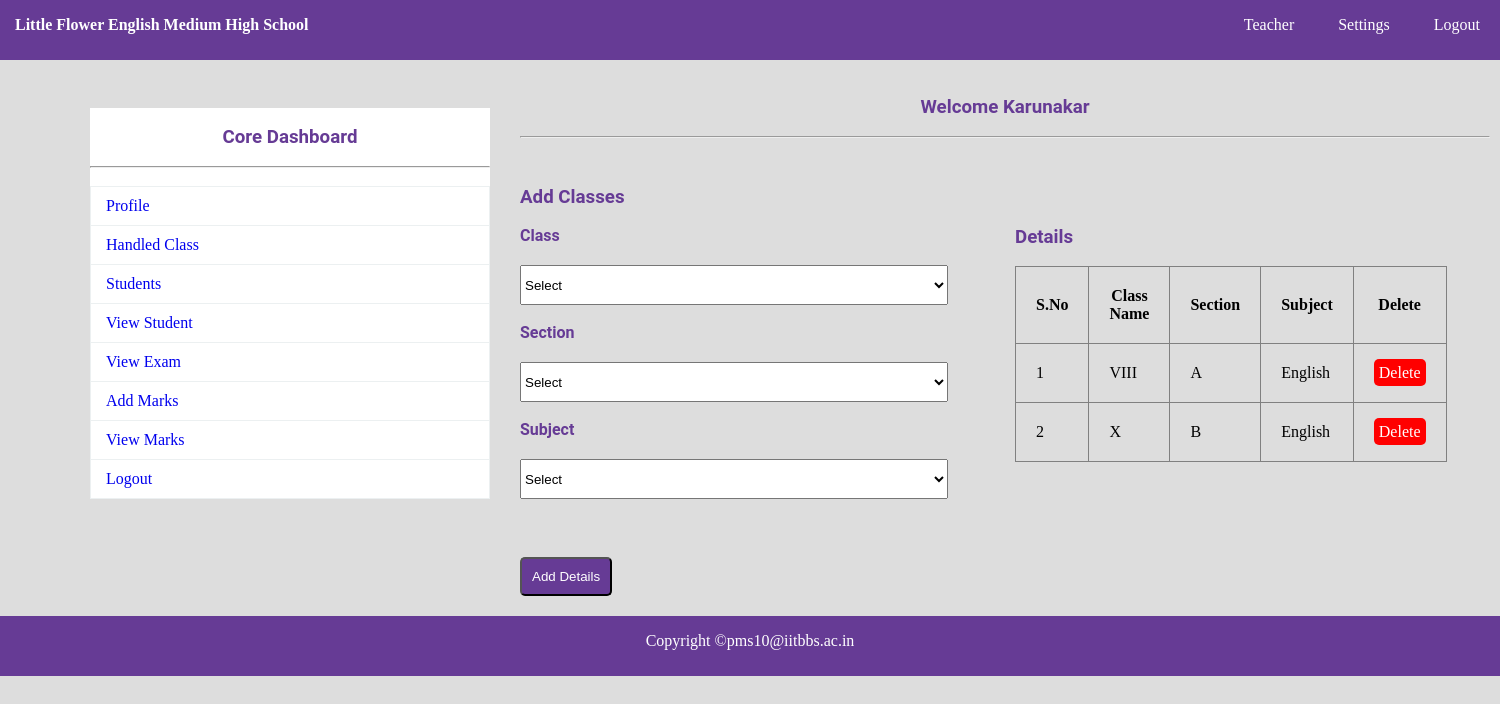
The page /handle_class.php (signed in) on the database its author committed.
### tables this page shows
CREATE TABLE IF NOT EXISTS `hclass` (
  `HID` int(11) NOT NULL AUTO_INCREMENT,
  `TID` int(11) NOT NULL,
  `CLA` varchar(150) NOT NULL,
  `SEC` varchar(150) NOT NULL,
  `SUB` varchar(150) NOT NULL,
  PRIMARY KEY (`HID`)
);

### handle_class.php (the view, shortened to what this page needs)
<?php
	include"database.php";
?>
<!DOCTYPE html>
<html>
	<head>
		<link rel="stylesheet" type="text/css" href="css/style.css">
	</head>
	<body>
		<?php include"navbar.php";?><br>
			<div id="section">
				<?php include"sidebar.php";?><br>
					<h3 class="text">Welcome <?php echo $_SESSION["TNAME"]; ?></h3><br><hr><br>
				<div class="content">
					<h3>Add Classes</h3><br>
					<div class="lbox1">
					<form  method="post" action="<?php echo $_SERVER["PHP_SELF"];?>">
					<label>Class</label><br>
						<select name="cla" required class="input3">
							<?php
								$sl="select DISTINCT(CNAME) from class";
								$r=$db->query($sl);
								 if($r->num_rows>0)
								 {
									 echo "<option value=''>Select</option>";
								 }
							?>
						</select>
					<br><br>
					<label>Section</label><br>
						<select name="sec" required class="input3">
						<?php
							$sl="select DISTINCT(CSEC) from class";
							$r=$db->query($sl);
								if($r->num_rows>0)
								{
									echo "<option value=''>Select</option>";
								}
						?>
						</select><br></br>
					<label>Subject</label><br>
						<select name="sub" required class="input3">
						<?php
							$s="select * from sub";
							$re=$db->query($s);
							if($re->num_rows>0)
							{
								echo "<option value=''>Select</option>";
							}
						?>
						</select>
					<br><br>
					<button type="submit" class="btn" name="submit">Add  Details</button>
					</form>
					</div>
					<div class="rbox1">
					<h3> Details</h3><br>
					<table border="1px" >
						<tr>
							<th>S.No</th>
							<th>Class Name</th>
							<th>Section</th>
							<th>Subject</th>
							<th>Delete</th>
						</tr>
						<?php
							$s="select * from hclass";
							$res=$db->query($s);
							if($res->num_rows>0)
							{
								$i=0;
								while($r=$res->fetch_assoc())
								{
									$i++;
									echo"
									<tr>
										<td>{$i}</td>
										<td>{$r["CLA"]}</td>
										<td>{$r["SEC"]}</td>
										<td>{$r["SUB"]}</td>
										<td><a href='hclass.php?id={$r["HID"]}' class='btnr'>Delete</a></td>
									</tr>
									";
								}
							}
						?>
						</table>
					</div>
				</div>
			</div>
				<?php include"footer.php";?>
	</body>
</html>

### css/style.css (style rules this page uses)
* { padding:0px; margin:0px; }
html { background:#dddddd; }
a { text-decoration:none; }
h1,h2,h3,h4,h5,h6,label { font-family:roboto; color:#663b95; }
.btn { border-radius:5px; padding:10px; background:#663b95; color:white; margin-top:40px; }
.btnr { border-radius:5px; padding:5px; background:#ff0000; color:white; }
label { font-weight:bold; }
.text { text-align:center; }
#section { height:auto; width:1400px; margin-left:90px; font-family:cambria; }
.content { margin-top:30px; height:auto; width:950px; float:left; }
tr,td,th { padding:20px; }
.input3 { width:90%; height:40px; margin-top:20px; }
table { border-collapse:collapse; }
.lbox1 { width:50%; margin-right:20px; float:left; }
.rbox1 { width:45%; float:left; }
.rbox1 table { width:100%; }

### rows shown on the page
hclass: CLA "VIII", SEC "A", SUB "English"
hclass: CLA "X", SEC "B", SUB "English"

### other values the page prints
$_SESSION["TNAME"] "Karunakar"
